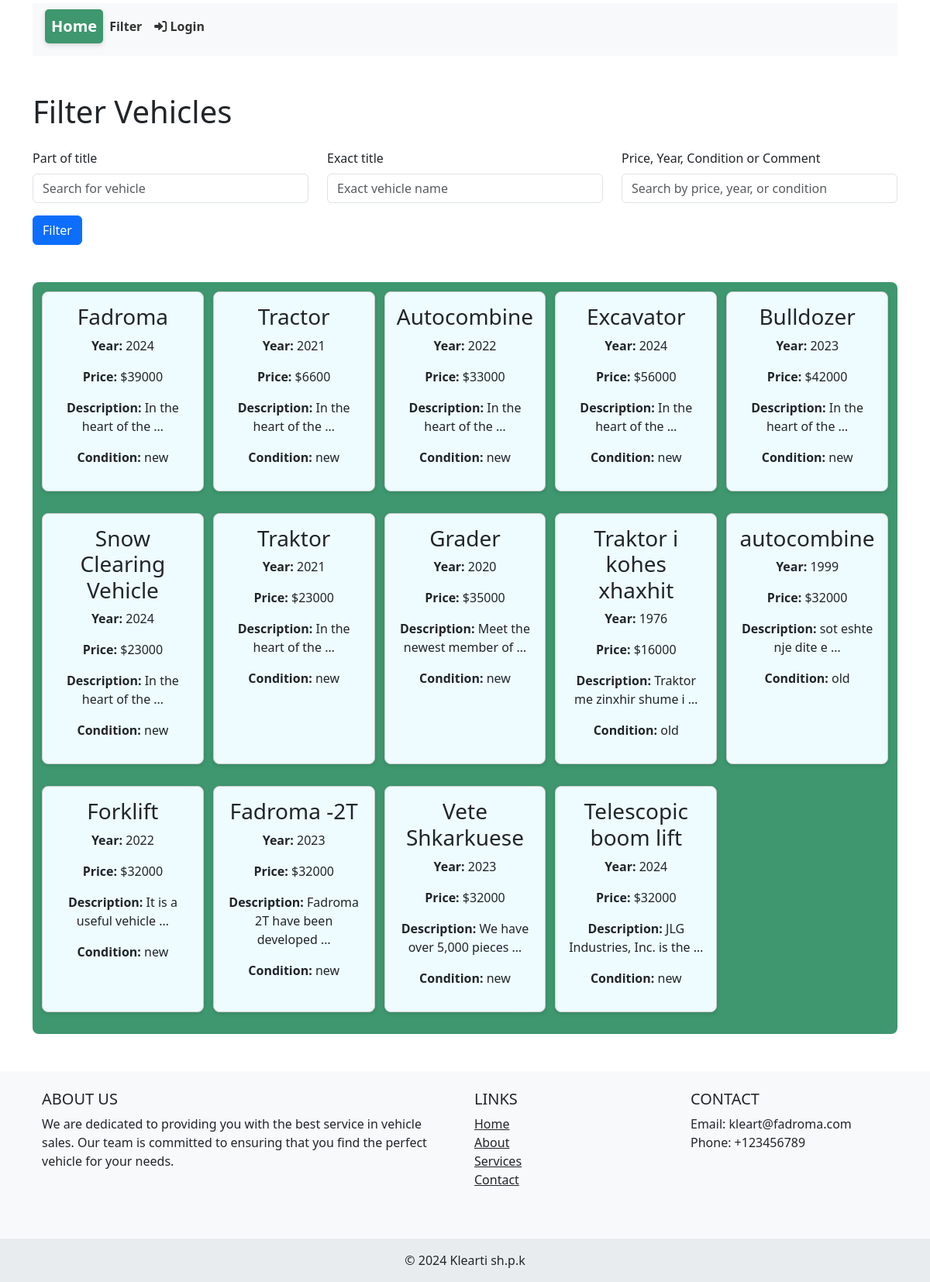
Screenshot of /filter_shop with the database file from the repository.
### sell/models.py (models this page shows, shortened)
class Vehicles(models.Model):
    id = models.UUIDField(primary_key=True, default=uuid.uuid4, editable=False)
    vehicle = models.CharField(max_length=50, null=True, blank=True)  # Example: title, name, etc.
    description = models.TextField(max_length=900, blank=True, null=True)
    produce_year = models.IntegerField()
    horsepower = models.DecimalField(max_digits=6, decimal_places=2, null=False, default=0.00)
    price = models.IntegerField()
    image = models.ImageField(upload_to='sell/images/', blank=True, null=True)
    new_CHOICES = [
        ('new', 'new'),
        ('old', 'old'),
    ]
    new_old = models.CharField( max_length=3, choices=new_CHOICES, default='new')
    time_created = models.DateTimeField(auto_now_add=True)
    amount = models.IntegerField(default=1)
    class Meta:
        permissions = [
            ("vehicle_detail", "You Can view Items"),
            ("create_vehicle", "You Can Create Items"),
            ("update_vehicle", "You Can edit Items"),
            ("delete_vehicle", "You Can delete Items"),
        ]

### sell/view/filter.py (the view, shortened to what this page needs)
# urls.py: path('filter_shop', vehicle_filter_shop, name='filter_shop'),
def vehicle_filter_shop(request):
    qs = Vehicles.objects.all()
    word_contains_query = request.GET.get('word_contains')
    word_exact_query = request.GET.get('word_exact')
    comment_price_year_old_query = request.GET.get('comment_price_year_old')
    if word_contains_query:
        qs = qs.filter(vehicle__icontains=word_contains_query)
    if word_exact_query:
        qs = qs.filter(vehicle__iexact=word_exact_query)
    template_name = 'sell/filter_shop.html'
    context = {'queryset': qs}
    return render(request, template_name, context)

### sell/templates/sell/filter_shop.html (shortened to what this page needs)
<!DOCTYPE html>
<html lang="en">
<head>
    {% load static %}
    <link href="https://cdn.jsdelivr.net/npm/bootstrap@5.3.3/dist/css/bootstrap.min.css" rel="stylesheet">
    <link rel="stylesheet" href="https://cdnjs.cloudflare.com/ajax/libs/font-awesome/6.0.0-beta3/css/all.min.css">
    <link href="{% static 'sell/css/shop.css' %}" rel="stylesheet" type="text/css"/>
    <link href="{% static 'sell/css/shop_title.css' %}" rel="stylesheet" type="text/css"/>
    <link href="{% static 'sell/css/navbar_shop_list.css' %}" rel="stylesheet" type="text/css"/>
</head>
<body>
    <nav class="container mt-1">
        <nav class="navbar navbar-expand-lg navbar-light bg-light">
            <div class="collapse navbar-collapse" id="navbarNav">
                <ul class="navbar-nav">
                    <li class="nav-item active">
                        <h5><a class="nav-link" href="{% url 'vehicle_shop' %}">Home </a></h5>
                    </li>
                    <li class="nav-item">
                        <a class="nav-link" href="{% url 'filter_shop' %}">Filter</a>
                    </li>
                    {% if user.is_authenticated %}
                    <li class="nav-item">
                        <a class="nav-link" href="{% url 'logout' %}">
                            <i class="fas fa-sign-out-alt"></i> Logout
                        </a>
                    </li>
                    {% else %}
                    <li class="nav-item">
                        <a class="nav-link" href="{% url 'login' %}">
                            <i class="fas fa-sign-in-alt"></i> Login
                        </a>
                    </li>
                    {% endif %}
                </ul>
            </div>
        </nav>
    </nav>
    <div class="container mt-5">
        <h1 class="mb-4">Filter Vehicles</h1>
        <form method="GET" action="">
            <div class="row mb-3">
                <div class="col-md-4">
                    <label for="word_contains" class="form-label">Part of title</label>
                    <input type="text" class="form-control" id="word_contains" name="word_contains"
                           placeholder="Search for vehicle" value="{{ request.GET.word_contains }}">
                </div>
                <div class="col-md-4">
                    <label for="word_exact" class="form-label">Exact title</label>
                    <input type="text" class="form-control" id="word_exact" name="word_exact"
                           placeholder="Exact vehicle name" value="{{ request.GET.word_exact }}">
                </div>
                <div class="col-md-4">
                    <label for="comment_price_year_old" class="form-label">Price, Year, Condition or Comment</label>
                    <input type="text" class="form-control" id="comment_price_year_old" name="comment_price_year_old"
                           placeholder="Search by price, year, or condition" value="{{ request.GET.comment_price_year_old }}">
                </div>
            </div>
            <button type="submit" class="btn btn-primary">Filter</button>
        </form>
        <div class="vehicle-grid mt-5">
            {% if queryset %}
                {% for vehicle in queryset %}
                    <div class="vehicle-card mb-3" style="border: 1px solid #ccc; padding: 15px; border-radius: 8px;">
                        <a href="{% url 'vehicle_detail' vehicle.id %}" style="text-decoration: none; color: inherit;">
                            <h3>{{ vehicle.vehicle }}</h3>
                            <p><strong>Year:</strong> {{ vehicle.produce_year }}</p>
                            <p><strong>Price:</strong> ${{ vehicle.price }}</p>
                            <p><strong>Description:</strong> {{ vehicle.description|truncatewords:5 }}</p>
                            <p><strong>Condition:</strong> {{ vehicle.new_old }}</p>
                        </a>
                    </div>
                {% endfor %}
            {% else %}
                <p>No vehicles found.</p>
            {% endif %}
        </div>
    </div>
{% include 'sell/footer.html' %}
</body>
</html>

### static/sell/css/shop.css (style rules this page uses)
.vehicle-grid { display: grid; grid-template-columns: repeat(auto-fill, minmax(200px, 1fr)); gap: 12px; padding: 12px; background-color: #3e976e; border-radius: 8px; }
.vehicle-card { border: 1px solid #ccc; border-radius: 6px; overflow: hidden; background-color: rgba(238, 251, 255, 1); box-shadow: 0 2px 5px rgba(0, 0, 0, 0.1); padding: 10px; text-align: center; }

### static/sell/css/navbar_shop_list.css (style rules this page uses)
.navbar-nav .nav-link { color: #333; font-weight: bold; transition: color 0.3s ease, background-color 0.3s ease; padding: 10px 15px; border-radius: 5px; }
.navbar-nav .nav-item.active .nav-link { background-color: #3e976e; color: #fff; box-shadow: 0 2px 6px rgba(0, 0, 0, 0.15); }

### rows the page displays
Vehicles: vehicle "Fadroma", produce_year "2024", price "39000", description "In the heart of the …", new_old "new"
Vehicles: vehicle "Tractor", produce_year "2021", price "6600", description "In the heart of the …", new_old "new"
Vehicles: vehicle "Autocombine", produce_year "2022", price "33000", description "In the heart of the …", new_old "new"
Vehicles: vehicle "Excavator", produce_year "2024", price "56000", description "In the heart of the …", new_old "new"
Vehicles: vehicle "Bulldozer", produce_year "2023", price "42000", description "In the heart of the …", new_old "new"
Vehicles: vehicle "Snow Clearing Vehicle", produce_year "2024", price "23000", description "In the heart of the …", new_old "new"
Vehicles: vehicle "Traktor", produce_year "2021", price "23000", description "In the heart of the …", new_old "new"
Vehicles: vehicle "Grader", produce_year "2020", price "35000", description "Meet the newest member of …", new_old "new"
Vehicles: vehicle "Traktor i kohes xhaxhit", produce_year "1976", price "16000", description "Traktor me zinxhir shume i …", new_old "old"
Vehicles: vehicle "autocombine", produce_year "1999", price "32000", description "sot eshte nje dite e …", new_old "old"
Vehicles: vehicle "Forklift", produce_year "2022", price "32000", description "It is a useful vehicle …", new_old "new"
Vehicles: vehicle "Fadroma -2T", produce_year "2023", price "32000", description "Fadroma 2T have been developed …", new_old "new"
Vehicles: vehicle "Vete Shkarkuese", produce_year "2023", price "32000", description "We have over 5,000 pieces …", new_old "new"
Vehicles: vehicle "Telescopic boom lift", produce_year "2024", price "32000", description "JLG Industries, Inc. is the …", new_old "new"
